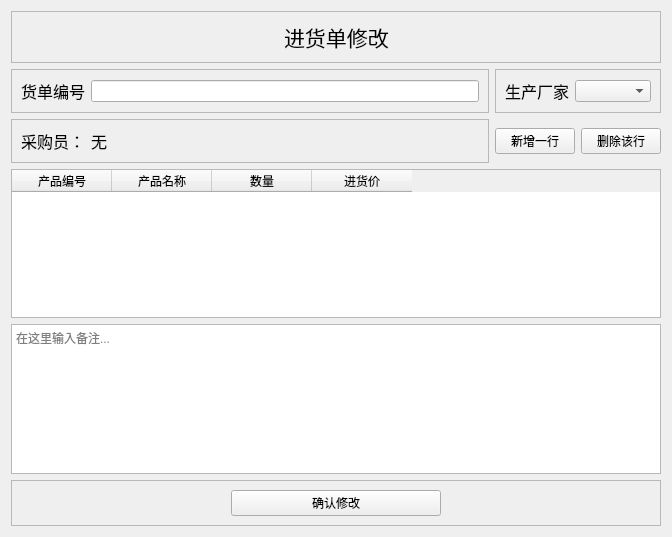
<?xml version="1.0" encoding="UTF-8"?>
<ui version="4.0">
 <class>UpdateinOrder</class>
 <widget class="QWidget" name="UpdateinOrder">
  <property name="geometry">
   <rect>
    <x>0</x>
    <y>0</y>
    <width>672</width>
    <height>537</height>
   </rect>
  </property>
  <property name="windowTitle">
   <string>Form</string>
  </property>
  <layout class="QGridLayout" name="gridLayout">
   <item row="0" column="0" colspan="3">
    <widget class="QFrame" name="frame">
     <property name="frameShape">
      <enum>QFrame::StyledPanel</enum>
     </property>
     <property name="frameShadow">
      <enum>QFrame::Raised</enum>
     </property>
     <layout class="QHBoxLayout" name="horizontalLayout">
      <item>
       <spacer name="horizontalSpacer">
        <property name="orientation">
         <enum>Qt::Horizontal</enum>
        </property>
        <property name="sizeHint" stdset="0">
         <size>
          <width>40</width>
          <height>20</height>
         </size>
        </property>
       </spacer>
      </item>
      <item>
       <widget class="QLabel" name="label">
        <property name="sizePolicy">
         <sizepolicy hsizetype="Preferred" vsizetype="Fixed">
          <horstretch>0</horstretch>
          <verstretch>0</verstretch>
         </sizepolicy>
        </property>
        <property name="font">
         <font>
          <pointsize>16</pointsize>
         </font>
        </property>
        <property name="text">
         <string>进货单修改</string>
        </property>
       </widget>
      </item>
      <item>
       <spacer name="horizontalSpacer_2">
        <property name="orientation">
         <enum>Qt::Horizontal</enum>
        </property>
        <property name="sizeHint" stdset="0">
         <size>
          <width>40</width>
          <height>20</height>
         </size>
        </property>
       </spacer>
      </item>
     </layout>
    </widget>
   </item>
   <item row="1" column="0">
    <widget class="QFrame" name="frame_2">
     <property name="frameShape">
      <enum>QFrame::StyledPanel</enum>
     </property>
     <property name="frameShadow">
      <enum>QFrame::Raised</enum>
     </property>
     <layout class="QHBoxLayout" name="horizontalLayout_2">
      <item>
       <widget class="QLabel" name="label_2">
        <property name="font">
         <font>
          <pointsize>12</pointsize>
         </font>
        </property>
        <property name="text">
         <string>货单编号</string>
        </property>
       </widget>
      </item>
      <item>
       <widget class="QLineEdit" name="lineEditId">
        <property name="readOnly">
         <bool>true</bool>
        </property>
       </widget>
      </item>
     </layout>
    </widget>
   </item>
   <item row="1" column="1" colspan="2">
    <widget class="QFrame" name="frame_3">
     <property name="frameShape">
      <enum>QFrame::StyledPanel</enum>
     </property>
     <property name="frameShadow">
      <enum>QFrame::Raised</enum>
     </property>
     <layout class="QHBoxLayout" name="horizontalLayout_3">
      <item>
       <widget class="QLabel" name="label_3">
        <property name="font">
         <font>
          <pointsize>12</pointsize>
         </font>
        </property>
        <property name="text">
         <string>生产厂家</string>
        </property>
       </widget>
      </item>
      <item>
       <widget class="QComboBox" name="comboBox">
        <property name="sizePolicy">
         <sizepolicy hsizetype="Expanding" vsizetype="Fixed">
          <horstretch>0</horstretch>
          <verstretch>0</verstretch>
         </sizepolicy>
        </property>
       </widget>
      </item>
     </layout>
    </widget>
   </item>
   <item row="2" column="0">
    <widget class="QFrame" name="frame_4">
     <property name="frameShape">
      <enum>QFrame::StyledPanel</enum>
     </property>
     <property name="frameShadow">
      <enum>QFrame::Raised</enum>
     </property>
     <layout class="QHBoxLayout" name="horizontalLayout_4">
      <item>
       <widget class="QLabel" name="label_4">
        <property name="font">
         <font>
          <pointsize>12</pointsize>
         </font>
        </property>
        <property name="text">
         <string>采购员：</string>
        </property>
       </widget>
      </item>
      <item>
       <widget class="QLabel" name="labelCGName">
        <property name="font">
         <font>
          <pointsize>12</pointsize>
         </font>
        </property>
        <property name="text">
         <string>无</string>
        </property>
       </widget>
      </item>
      <item>
       <spacer name="horizontalSpacer_5">
        <property name="orientation">
         <enum>Qt::Horizontal</enum>
        </property>
        <property name="sizeHint" stdset="0">
         <size>
          <width>40</width>
          <height>20</height>
         </size>
        </property>
       </spacer>
      </item>
     </layout>
    </widget>
   </item>
   <item row="2" column="1">
    <widget class="QPushButton" name="btnNewRow">
     <property name="text">
      <string>新增一行</string>
     </property>
    </widget>
   </item>
   <item row="2" column="2">
    <widget class="QPushButton" name="btnDelRow">
     <property name="text">
      <string>删除该行</string>
     </property>
    </widget>
   </item>
   <item row="3" column="0" colspan="3">
    <widget class="QTableWidget" name="tableWidget">
     <property name="editTriggers">
      <set>QAbstractItemView::DoubleClicked</set>
     </property>
     <column>
      <property name="text">
       <string>产品编号</string>
      </property>
     </column>
     <column>
      <property name="text">
       <string>产品名称</string>
      </property>
     </column>
     <column>
      <property name="text">
       <string>数量</string>
      </property>
     </column>
     <column>
      <property name="text">
       <string>进货价</string>
      </property>
     </column>
    </widget>
   </item>
   <item row="4" column="0" colspan="3">
    <widget class="QTextBrowser" name="textBrowser">
     <property name="readOnly">
      <bool>false</bool>
     </property>
     <property name="placeholderText">
      <string>在这里输入备注...</string>
     </property>
    </widget>
   </item>
   <item row="5" column="0" colspan="3">
    <widget class="QFrame" name="frame_5">
     <property name="frameShape">
      <enum>QFrame::StyledPanel</enum>
     </property>
     <property name="frameShadow">
      <enum>QFrame::Raised</enum>
     </property>
     <layout class="QHBoxLayout" name="horizontalLayout_5">
      <item>
       <spacer name="horizontalSpacer_3">
        <property name="orientation">
         <enum>Qt::Horizontal</enum>
        </property>
        <property name="sizeHint" stdset="0">
         <size>
          <width>40</width>
          <height>20</height>
         </size>
        </property>
       </spacer>
      </item>
      <item>
       <widget class="QPushButton" name="pushButton">
        <property name="sizePolicy">
         <sizepolicy hsizetype="Expanding" vsizetype="Fixed">
          <horstretch>0</horstretch>
          <verstretch>0</verstretch>
         </sizepolicy>
        </property>
        <property name="text">
         <string>确认修改</string>
        </property>
       </widget>
      </item>
      <item>
       <spacer name="horizontalSpacer_4">
        <property name="orientation">
         <enum>Qt::Horizontal</enum>
        </property>
        <property name="sizeHint" stdset="0">
         <size>
          <width>40</width>
          <height>20</height>
         </size>
        </property>
       </spacer>
      </item>
     </layout>
    </widget>
   </item>
  </layout>
 </widget>
 <resources/>
 <connections/>
</ui>
